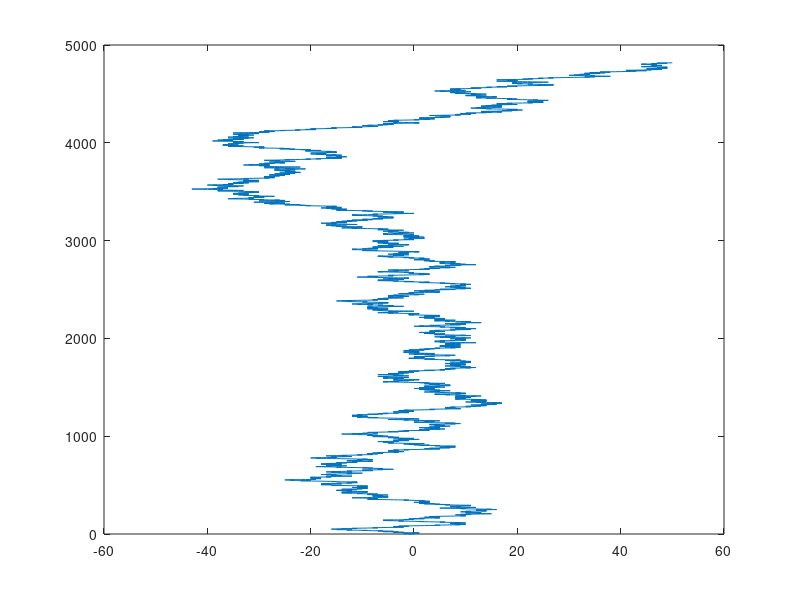

Source code (MATLAB): (Note: this script raises an error after producing the figure.)
clear

%-----------a-----------
x = 0;
steps = 0;
x_val = [];
goal = 50;

while true
    if rand >= 0.5
        x = x+1;
    else
        x = x-1;
    end

    steps = steps + 1;
    x_val(steps) = x;

    if x == -goal | x == goal
        break;
    end
end

figure(1)
plot(x_val, 1:1:length(x_val))
title("Amount of steps to reach goal of +-"+goal+": "+steps)

%-----------b1-----------
N = 5000;
x = 0;
y = 0;
x_val = [0];
y_val = [0];

for i=1:N
    if rand >= 0.5
        x = x+1;
    else
        x = x-1;
    end

    if rand >= 0.5
        y = y+1;
    else
        y = y-1;
    end
    x_val(i+1) = x;
    y_val(i+1) = y;
end

figure(2)
plot(x_val, y_val)
title("1. Endpoint after "+N+" steps: x = "+x_val(end)+" | y = "+y_val(end))

%-----------b2-----------
theta = 0;
rho = 0;
theta_val = [0];
rho_val = [0];

for i=1:N
    theta_s = 0 + (2*pi-0) * rand();
    rho_s = 1;
    
    %theta berechnen mit atan2(x,y)
    theta_new = atan2((rho_s*sin(theta_s) + rho*sin(theta)), ...
        ((rho_s*cos(theta_s) + rho*cos(theta))));

       %rho neu berechnen
    rho_new = sqrt((rho_s*cos(theta_s) + rho*cos(theta))^2 ...
        + ((rho_s*sin(theta_s) + rho*sin(theta))^2));

    theta_val(i+1) = theta_new;
    rho_val(i+1) = rho_new;

    theta = theta_new;
    rho = rho_new;
end

x_val = [0];
y_val = [0];
x_val = rho_val .* cos(theta_val);
y_val = rho_val .* sin(theta_val);
figure(3)
plot(x_val, y_val)
title("2. Endpoint after "+N+" steps: x = "+x_val(end)+" | y = "+y_val(end))

%-----------b3-----------
theta = 0;
rho = 0;
theta_val = [0];
rho_val = [0];

for i=1:N
    theta_s = 0 + (2*pi-0) * rand();
    rho_s = 3 * randn();

    %theta berechnen mit atan2(x,y)
    theta_new = atan2((rho_s*sin(theta_s) + rho*sin(theta)), ...
        ((rho_s*cos(theta_s) + rho*cos(theta))));

       %rho neu berechnen
    rho_new = sqrt((rho_s*cos(theta_s) + rho*cos(theta))^2 ...
        + ((rho_s*sin(theta_s) + rho*sin(theta))^2));

    theta_val(i+1) = theta_new;
    rho_val(i+1) = rho_new;

    theta = theta_new;
    rho = rho_new;
end

x_val = [0];
y_val = [0];
x_val = rho_val .* cos(theta_val);
y_val = rho_val .* sin(theta_val);
figure(4)
plot(x_val, y_val)
title("3. Endpoint after "+N+" steps: x = "+x_val(end)+" | y = "+y_val(end))
